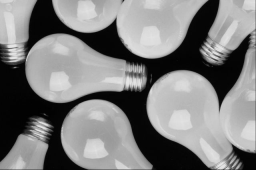
//> input picture VISION/DETECTION/Image/Ampoules.pgm, 256 x 170 px, given in place of the camera
$ ./CVVidHoughCircle   (built with g++ and OpenCV 4)
//> lines starting //> are read from the running program, lines starting //| are printed output that depends on the picture; after the words box and inside, x2 and y2 are one past the last pixel; in counts of white or black regions, pixels touching at a corner belong together
/* -----------------------------------------------------*/
/* Fichier  : CVVidHoughCircle.cpp                      */
/* Role     : Acquisition Video d'Images                */
/*          : et Transformee de Hough Cercle            */
/* Auteur   : Patrick Bonnin                            */
/*          : Formation Captronique 2017                */
/* -----------------------------------------------------*/
#include "opencv2/highgui/highgui.hpp"
#include "opencv2/imgproc/imgproc.hpp"
#include <iostream>
#include <stdio.h>

using namespace cv;
using namespace std;


/**  @function main */
int main( int argc, char** argv )
{
  Mat frame, frameBW;
  VideoCapture cap(0); // 0 pour la camera PC ou PICAM, 1 USB


  const int cannyThresholdInitialValue = 200;
  const int accumulatorThresholdInitialValue = 50;
  const int maxAccumulatorThreshold = 200;
  const int maxCannyThreshold = 255;
  int cannyThreshold = cannyThresholdInitialValue;
  int accumulatorThreshold = accumulatorThresholdInitialValue;
  int radius;

  if(!cap.isOpened())
  {
      return -1;
  }


  // Display Image
  namedWindow( "Image", WINDOW_AUTOSIZE );

  // cap.set(CAP_PROP_FRAME_WIDTH, 320);
  // cap.set(CAP_PROP_FRAME_HEIGHT, 240);
  createTrackbar("cannyThreshold", "Image", &cannyThreshold,maxCannyThreshold,NULL);
  createTrackbar("accumulatorThreshold", "Image", &accumulatorThreshold, maxAccumulatorThreshold, NULL);


  for(;;) // Boucle d'Acquisition
  {
    cap >> frame; // Obtenir une image de la camera
//> frame is the input picture: 170 rows x 256 cols, CV_8UC3; min 1, max 229, mean 125.9
    cvtColor(frame,frameBW,COLOR_RGB2GRAY);
    //Filtre gaussien
    GaussianBlur( frameBW, frameBW, Size(9, 9), 2, 2 );
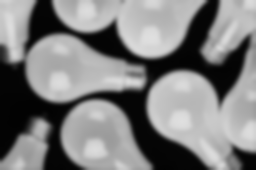
//> frameBW: 170 rows x 256 cols, CV_8UC1; min 2, max 223, mean 126.1

    std::vector<Vec3f> circles;
    //Detecte les cercles
    cannyThreshold = std::max(cannyThreshold, 1);
    accumulatorThreshold = std::max(accumulatorThreshold, 1);
    HoughCircles( frameBW, circles, HOUGH_GRADIENT, 1, frameBW.rows/8, cannyThreshold, accumulatorThreshold, 0, 0 );
//> circles = 4 circles (x, y, radius): [182.5, 105.5, 36.2], [95.5, 133.5, 34.9], [60.5, 67.5, 34.4], [151.5, 22.5, 35.8]

    for( size_t i = 0; i < circles.size(); i++ )
    {
        Point center(cvRound(circles[i][0]), cvRound(circles[i][1]));
        radius = cvRound(circles[i][2]);
        //Centre de cercle
        circle( frame, center, 3, Scalar(0,255,0), -1, 8, 0 );
        //Cercle
        circle( frame, center, radius, Scalar(0,0,255), 3, 8, 0 );
    }
//> this loop made 4 passes
//> (center, radius) on passes 1 to 4: (Point(182, 106), 36), (Point(96, 134), 35), (Point(60, 68), 34), (Point(152, 22), 36)
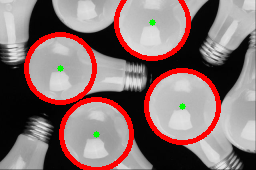
//> frame: 170 rows x 256 cols, CV_8UC3; 9.54% of pixels changed, all inside (x1, y1, x2, y2) = (24, 0, 221, 170)

    imshow( "Image", frame );
    if(waitKey(1) >= 0) break;
//> the Esc key is pressed
  }
  // Wait until user exits the program
  waitKey(0);
  return 0;
}
